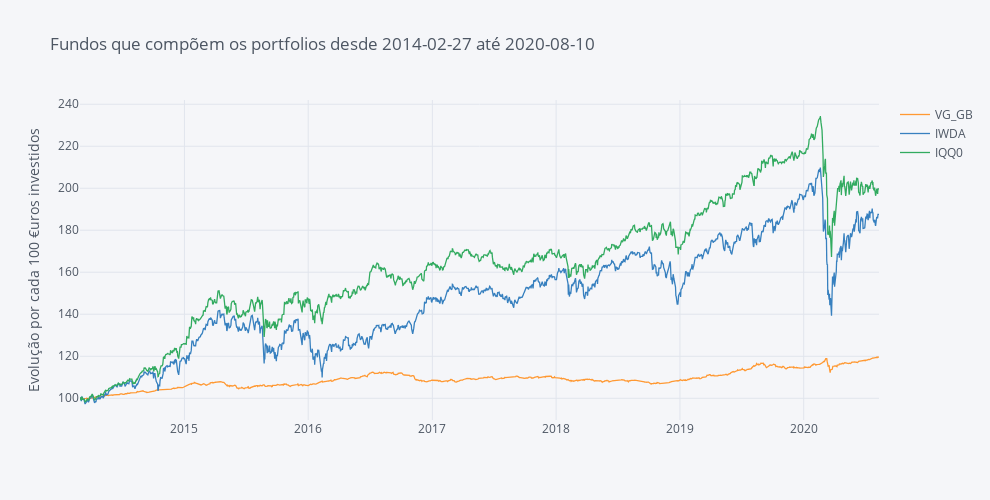

The code cell stored with this chart in its notebook:
### Code cell
fundos.iplot(dimensions=pa.dimensions, title='Fundos que compõem os portfolios desde ' +  Begin + ' até ' + End,
             yTitle='Evolução por cada 100 €uros investidos')

### Figure 1 — Plotly figure (JSON) as saved in the notebook; plotly's stock layout.template omitted (floating-point values rounded to 4 significant figures; data arrays with more than 128 entries replaced by an {"elided": "..."} marker saying what was removed)
{"data": [{"line": {"color": "rgba(255, 153, 51, 1.0)", "dash": "solid", "shape": "linear", "width": 1.3}, "mode": "lines", "name": "VG_GB", "text": "", "type": "scatter", "x": {"elided": "1687 str values"}, "y": {"elided": "1687 float values"}}, {"line": {"color": "rgba(55, 128, 191, 1.0)", "dash": "solid", "shape": "linear", "width": 1.3}, "mode": "lines", "name": "IWDA", "text": "", "type": "scatter", "x": {"elided": "1687 str values"}, "y": {"elided": "1687 float values"}}, {"line": {"color": "rgba(50, 171, 96, 1.0)", "dash": "solid", "shape": "linear", "width": 1.3}, "mode": "lines", "name": "IQQ0", "text": "", "type": "scatter", "x": {"elided": "1687 str values"}, "y": {"elided": "1687 float values"}}], "layout": {"height": 500, "legend": {"bgcolor": "#F5F6F9", "font": {"color": "#4D5663"}}, "paper_bgcolor": "#F5F6F9", "plot_bgcolor": "#F5F6F9", "title": {"font": {"color": "#4D5663"}, "text": "Fundos que compõem os portfolios desde 2014-02-27 até 2020-08-10"}, "width": 990, "xaxis": {"autorange": true, "gridcolor": "#E1E5ED", "range": ["2014-02-27", "2020-08-10"], "showgrid": true, "tickfont": {"color": "#4D5663"}, "title": {"font": {"color": "#4D5663"}, "text": ""}, "type": "date", "zerolinecolor": "#E1E5ED"}, "yaxis": {"autorange": true, "gridcolor": "#E1E5ED", "range": [89.64, 242.0], "showgrid": true, "tickfont": {"color": "#4D5663"}, "title": {"font": {"color": "#4D5663"}, "text": "Evolução por cada 100 €uros investidos"}, "type": "linear", "zerolinecolor": "#E1E5ED"}}}
